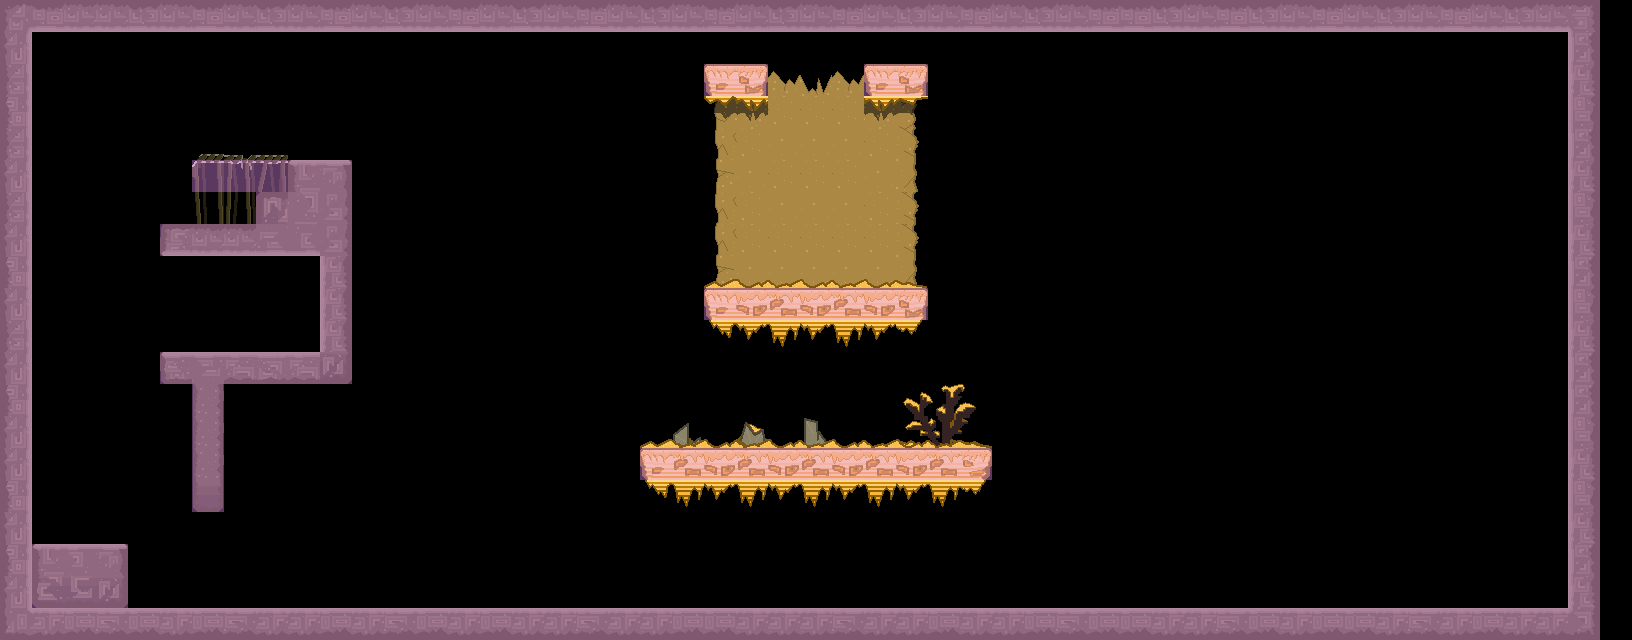

This game map was drawn from its Tiled (.tmx) file and the tilesets committed beside it. A one-line description and the full map source follow:
An orthogonal 51x20 tile map with 32x32 px tiles, 3 tile layers (background, foreground, collision).

<map version="1.0" tiledversion="1.1.5" orientation="orthogonal" renderorder="right-down" width="51" height="20" tilewidth="32" tileheight="32" infinite="0" backgroundcolor="#000000" nextobjectid="11">
 <tileset firstgid="1" name="01" tilewidth="32" tileheight="32" tilecount="256" columns="16">
  <image source="01.png" width="512" height="512" />
 </tileset>
 <layer name="background" width="51" height="20">
  <data encoding="csv">
0,0,0,0,0,0,0,0,0,0,0,0,0,0,0,0,0,0,0,0,0,0,0,0,0,0,0,0,0,0,0,0,0,0,0,0,0,0,0,0,0,0,0,0,0,0,0,0,0,0,0,
0,0,0,0,0,0,0,0,0,0,0,0,0,0,0,0,0,0,0,0,0,0,0,0,0,0,0,0,0,0,0,0,0,0,0,0,0,0,0,0,0,0,0,0,0,0,0,0,0,0,0,
0,0,0,0,0,0,0,0,0,0,0,0,0,0,0,0,0,0,0,0,0,0,0,0,0,0,0,0,0,0,0,0,0,0,0,0,0,0,0,0,0,0,0,0,0,0,0,0,0,0,0,
0,0,0,0,0,0,0,0,0,0,0,0,0,0,0,0,0,0,0,0,0,0,37,0,54,54,54,0,39,0,0,0,0,0,0,0,0,0,0,0,0,0,0,0,0,0,0,0,0,0,0,
0,0,0,0,0,0,0,0,0,0,0,0,0,0,0,0,0,0,0,0,0,0,53,54,70,70,70,54,55,0,0,0,0,0,0,0,0,0,0,0,0,0,0,0,0,0,0,0,0,0,0,
0,0,0,0,0,0,0,0,0,0,0,0,0,0,0,0,0,0,0,0,0,0,69,70,54,54,54,70,71,0,0,0,0,0,0,0,0,0,0,0,0,0,0,0,0,0,0,0,0,0,0,
0,0,0,0,0,0,174,175,0,78,0,0,0,0,0,0,0,0,0,0,0,0,53,54,70,70,70,54,55,0,0,0,0,0,0,0,0,0,0,0,0,0,0,0,0,0,0,0,0,0,0,
0,0,0,0,0,0,0,0,0,0,0,0,0,0,0,0,0,0,0,0,0,0,53,54,54,54,54,54,55,0,0,0,0,0,0,0,0,0,0,0,0,0,0,0,0,0,0,0,0,0,0,
0,0,0,0,0,0,0,0,0,0,0,0,0,0,0,0,0,0,0,0,0,0,69,70,70,70,70,70,71,0,0,0,0,0,0,0,0,0,0,0,0,0,0,0,0,0,0,0,0,0,0,
0,0,0,0,0,0,0,0,0,0,0,0,0,0,0,0,0,0,0,0,0,0,0,0,0,0,0,0,0,0,0,0,0,0,0,0,0,0,0,0,0,0,0,0,0,0,0,0,0,0,0,
0,0,0,0,0,0,0,0,0,0,0,0,0,0,0,0,0,0,0,0,0,0,0,0,0,0,0,0,0,0,0,0,0,0,0,0,0,0,0,0,0,0,0,0,0,0,0,0,0,0,0,
0,0,0,0,0,0,0,0,0,0,0,0,0,0,0,0,0,0,0,0,0,0,0,0,0,0,0,0,0,0,0,0,0,0,0,0,0,0,0,0,0,0,0,0,0,0,0,0,0,0,0,
0,0,0,0,0,0,0,0,0,0,0,0,0,0,0,0,0,0,0,0,0,0,0,0,0,0,0,0,101,102,103,0,0,0,0,0,0,0,0,0,0,0,0,0,0,0,0,0,0,0,0,
0,0,0,0,0,0,0,0,0,0,0,0,0,0,0,0,0,0,0,0,0,104,0,72,0,88,0,0,117,118,119,0,0,0,0,0,0,0,0,0,0,0,0,0,0,0,0,0,0,0,0,
0,0,0,0,0,0,0,0,0,0,0,0,0,0,0,0,0,0,0,0,0,0,0,0,0,0,0,0,0,0,0,0,0,0,0,0,0,0,0,0,0,0,0,0,0,0,0,0,0,0,0,
0,0,0,0,0,0,0,0,0,0,0,0,0,0,0,0,0,0,0,0,0,0,0,0,0,0,0,0,0,0,0,0,0,0,0,0,0,0,0,0,0,0,0,0,0,0,0,0,0,0,0,
0,0,0,0,0,0,0,0,0,0,0,0,0,0,0,0,0,0,0,0,0,0,0,0,0,0,0,0,0,0,0,0,0,0,0,0,0,0,0,0,0,0,0,0,0,0,0,0,0,0,0,
0,0,0,0,0,0,0,0,0,0,0,0,0,0,0,0,0,0,0,0,0,0,0,0,0,0,0,0,0,0,0,0,0,0,0,0,0,0,0,0,0,0,0,0,0,0,0,0,0,0,0,
0,0,0,0,0,0,0,0,0,0,0,0,0,0,0,0,0,0,0,0,0,0,0,0,0,0,0,0,0,0,0,0,0,0,0,0,0,0,0,0,0,0,0,0,0,0,0,0,0,0,0,
0,0,0,0,0,0,0,0,0,0,0,0,0,0,0,0,0,0,0,0,0,0,0,0,0,0,0,0,0,0,0,0,0,0,0,0,0,0,0,0,0,0,0,0,0,0,0,0,0,0,0
</data>
 </layer>
 <layer name="foreground" width="51" height="20">
  <data encoding="csv">
14,11,15,15,10,15,11,15,10,15,11,15,10,15,11,15,10,15,11,15,10,15,11,15,10,15,11,15,10,15,11,15,10,15,11,11,10,15,11,10,15,11,15,10,15,11,15,10,15,16,0,
30,0,0,0,0,0,0,0,0,0,0,0,0,0,0,0,0,0,0,0,0,0,0,0,0,0,0,0,0,0,0,0,0,0,0,0,0,0,0,0,0,0,0,0,0,0,0,0,0,13,0,
12,0,0,0,0,0,0,0,0,0,0,0,0,0,0,0,0,0,0,0,0,0,21,20,86,87,86,21,20,0,0,0,0,0,0,0,0,0,0,0,0,0,0,0,0,0,0,0,0,32,0,
28,0,0,0,0,0,0,0,0,0,0,0,0,0,0,0,0,0,0,0,0,0,0,38,0,0,0,38,0,0,0,0,0,0,0,0,0,0,0,0,0,0,0,0,0,0,0,0,0,29,0,
12,0,0,0,0,0,126,127,128,0,0,0,0,0,0,0,0,0,0,0,0,0,0,0,0,0,0,0,0,0,0,0,0,0,0,0,0,0,0,0,0,0,0,0,0,0,0,0,0,13,0,
30,0,0,0,0,0,142,143,144,61,64,0,0,0,0,0,0,0,0,0,0,0,0,0,0,0,0,0,0,0,0,0,0,0,0,0,0,0,0,0,0,0,0,0,0,0,0,0,0,32,0,
12,0,0,0,0,0,158,159,2684354653,78,80,0,0,0,0,0,0,0,0,0,0,0,0,0,0,0,0,0,0,0,0,0,0,0,0,0,0,0,0,0,0,0,0,0,0,0,0,0,0,29,0,
30,0,0,0,0,3221225584,15,15,3221225534,3221225535,80,0,0,0,0,0,0,0,0,0,0,0,0,0,0,0,0,0,0,0,0,0,0,0,0,0,0,0,0,0,0,0,0,0,0,0,0,0,0,32,0,
28,0,0,0,0,0,0,0,0,0,32,0,0,0,0,0,0,0,0,0,0,0,97,98,99,98,99,98,100,0,0,0,0,0,0,0,0,0,0,0,0,0,0,0,0,0,0,0,0,13,0,
30,0,0,0,0,0,0,0,0,0,32,0,0,0,0,0,0,0,0,0,0,0,21,18,19,18,19,18,20,0,0,0,0,0,0,0,0,0,0,0,0,0,0,0,0,0,0,0,0,29,0,
12,0,0,0,0,0,0,0,0,0,32,0,0,0,0,0,0,0,0,0,0,0,113,114,115,114,115,114,116,0,0,0,0,0,0,0,0,0,0,0,0,0,0,0,0,0,0,0,0,32,0,
30,0,0,0,0,109,62,111,110,111,96,0,0,0,0,0,0,0,0,0,0,0,0,0,0,0,0,0,0,0,0,0,0,0,0,0,0,0,0,0,0,0,0,0,0,0,0,0,0,13,0,
28,0,0,0,0,0,141,0,0,0,0,0,0,0,0,0,0,0,0,0,0,0,0,0,0,0,0,0,0,0,0,0,0,0,0,0,0,0,0,0,0,0,0,0,0,0,0,0,0,13,0,
30,0,0,0,0,0,141,0,0,0,0,0,0,0,0,0,0,0,0,0,97,99,98,99,98,99,98,99,98,99,100,0,0,0,0,0,0,0,0,0,0,0,0,0,0,0,0,0,0,29,0,
30,0,0,0,0,0,141,0,0,0,0,0,0,0,0,0,0,0,0,0,21,19,18,19,18,19,18,19,18,19,22,0,0,0,0,0,0,0,0,0,0,0,0,0,0,0,0,0,0,32,0,
28,0,0,0,0,0,157,0,0,0,0,0,0,0,0,0,0,0,0,0,113,115,114,115,114,115,114,115,114,115,116,0,0,0,0,0,0,0,0,0,0,0,0,0,0,0,0,0,0,29,0,
30,0,0,0,0,0,0,0,0,0,0,0,0,0,0,0,0,0,0,0,0,0,0,0,0,0,0,0,0,0,0,0,0,0,0,0,0,0,0,0,0,0,0,0,0,0,0,0,0,32,0,
28,61,63,64,0,0,0,0,0,0,0,0,0,0,0,0,0,0,0,0,0,0,0,0,0,0,0,0,0,0,0,0,0,0,0,0,0,0,0,0,0,0,0,0,0,0,0,0,0,13,0,
30,93,94,96,0,0,0,0,0,0,0,0,0,0,0,0,0,0,0,0,0,0,0,0,0,0,0,0,0,0,0,0,0,0,0,0,0,0,0,0,0,0,0,0,0,0,0,0,0,32,0,
46,47,27,26,27,47,27,26,47,47,27,47,26,27,47,27,47,47,26,47,47,27,27,47,47,47,26,47,47,27,47,47,27,26,27,27,47,47,26,27,47,27,27,47,26,47,27,47,47,48,0
</data>
 </layer>
 <layer name="collision" width="51" height="20" opacity="0.95">
  <data encoding="csv">
1,1,1,1,1,1,1,1,1,1,1,1,1,1,1,1,1,1,1,1,1,1,1,1,1,1,1,1,1,1,1,1,1,1,1,1,1,1,1,1,1,1,1,1,1,1,1,1,1,1,0,
1,0,0,0,0,0,0,0,0,0,0,0,0,0,0,0,0,0,0,0,0,0,0,0,0,0,0,0,0,0,0,0,0,0,0,0,0,0,0,0,0,0,0,0,0,0,0,0,0,1,0,
1,0,0,0,0,0,0,0,0,0,0,0,0,0,0,0,0,0,0,0,0,0,2684354561,2684354561,0,0,0,2684354561,2684354561,0,0,0,0,0,0,0,0,0,0,0,0,0,0,0,0,0,0,0,0,1,0,
1,0,0,0,0,0,0,0,0,0,0,0,0,0,0,0,0,0,0,0,0,0,0,0,0,0,0,0,0,0,0,0,0,0,0,0,0,0,0,0,0,0,0,0,0,0,0,0,0,1,0,
1,0,0,0,0,0,0,0,0,0,0,0,0,0,0,0,0,0,0,0,0,0,0,0,0,0,0,0,0,0,0,0,0,0,0,0,0,0,0,0,0,0,0,0,0,0,0,0,0,1,0,
1,0,0,0,0,0,1,1,1,1,1,0,0,0,0,0,0,0,0,0,0,0,0,0,0,0,0,0,0,0,0,0,0,0,0,0,0,0,0,0,0,0,0,0,0,0,0,0,0,1,0,
1,0,0,0,0,0,0,0,1,1,1,0,0,0,0,0,0,0,0,0,0,0,0,0,0,0,0,0,0,0,0,0,0,0,0,0,0,0,0,0,0,0,0,0,0,0,0,0,0,1,0,
1,0,0,0,0,1,1,1,1,1,1,0,0,0,0,0,0,0,0,0,0,0,0,0,0,0,0,0,0,0,0,0,0,0,0,0,0,0,0,0,0,0,0,0,0,0,0,0,0,1,0,
1,0,0,0,0,0,0,0,0,0,1,0,0,0,0,0,0,0,0,0,0,0,0,0,0,0,0,0,0,0,0,0,0,0,0,0,0,0,0,0,0,0,0,0,0,0,0,0,0,1,0,
1,0,0,0,0,0,0,0,0,0,1,0,0,0,0,0,0,0,0,0,0,0,2684354561,2684354561,2684354561,2684354561,2684354561,2684354561,2684354561,0,0,0,0,0,0,0,0,0,0,0,0,0,0,0,0,0,0,0,0,1,0,
1,0,0,0,0,0,0,0,0,0,1,0,0,0,0,0,0,0,0,0,0,0,0,0,0,0,0,0,0,0,0,0,0,0,0,0,0,0,0,0,0,0,0,0,0,0,0,0,0,1,0,
1,0,0,0,0,1,1,1,1,1,1,0,0,0,0,0,0,0,0,0,0,0,0,0,0,0,0,0,0,0,0,0,0,0,0,0,0,0,0,0,0,0,0,0,0,0,0,0,0,1,0,
1,0,0,0,0,0,1,0,0,0,0,0,0,0,0,0,0,0,0,0,0,0,0,0,0,0,0,0,0,0,0,0,0,0,0,0,0,0,0,0,0,0,0,0,0,0,0,0,0,1,0,
1,0,0,0,0,0,1,0,0,0,0,0,0,0,0,0,0,0,0,0,0,0,0,0,0,0,0,0,0,0,0,0,0,0,0,0,0,0,0,0,0,0,0,0,0,0,0,0,0,1,0,
1,0,0,0,0,0,1,0,0,0,0,0,0,0,0,0,0,0,0,0,1,1,1,1,1,1,1,1,1,1,1,0,0,0,0,0,0,0,0,0,0,0,0,0,0,0,0,0,0,1,0,
1,0,0,0,0,0,1,0,0,0,0,0,0,0,0,0,0,0,0,0,0,0,0,0,0,0,0,0,0,0,0,0,0,0,0,0,0,0,0,0,0,0,0,0,0,0,0,0,0,1,0,
1,0,0,0,0,0,0,0,0,0,0,0,0,0,0,0,0,0,0,0,0,0,0,0,0,0,0,0,0,0,0,0,0,0,0,0,0,0,0,0,0,0,0,0,0,0,0,0,0,1,0,
1,1,1,1,0,0,0,0,0,0,0,0,0,0,0,0,0,0,0,0,0,0,0,0,0,0,0,0,0,0,0,0,0,0,0,0,0,0,0,0,0,0,0,0,0,0,0,0,0,1,0,
1,1,1,1,0,0,0,0,0,0,0,0,0,0,0,0,0,0,0,0,0,0,0,0,0,0,0,0,0,0,0,0,0,0,0,0,0,0,0,0,0,0,0,0,0,0,0,0,0,1,0,
1,1,1,1,1,1,1,1,1,1,1,1,1,1,1,1,1,1,1,1,1,1,1,1,1,1,1,1,1,1,1,1,1,1,1,1,1,1,1,1,1,1,1,1,1,1,1,1,1,1,0
</data>
 </layer>
</map>